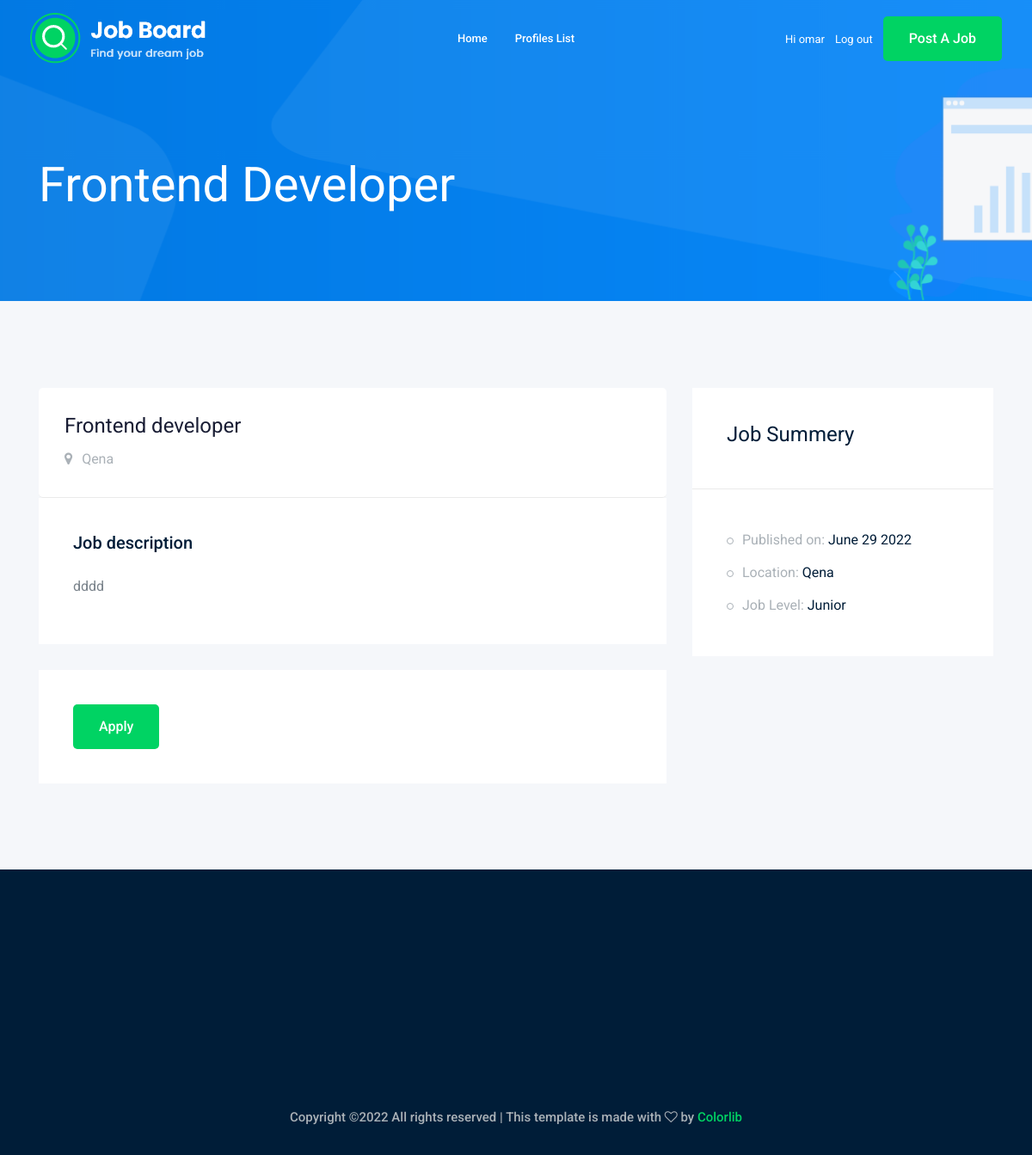
Page /job/7/ (signed in) on the committed database.
### accounts/models.py (models this page shows)
class CustomUser(AbstractUser):
    LEVELS = (
        ('JR', 'Junior'),
        ('MID', 'Mid-Level'),
        ('SR', 'Senior'),
    )
    national_id = models.PositiveIntegerField(null=True)
    city = models.CharField(max_length=50, null=True)
    bio = models.TextField(null=True)
    experience_level = models.CharField(
        choices=LEVELS, max_length=3, default='JR',)
    programming_languages = TAGS

### jobs/models.py (models this page shows, shortened)
class Job(models.Model):
    LEVELS = (
        ("JR", "Junior"),
        ("MID", "Mid-Level"),
        ("SR", "Senior"),
    )
    title = models.CharField(max_length=50)
    published_at = models.DateTimeField(auto_now=True)
    location = models.CharField(max_length=50)
    experience_level = models.CharField(
        choices=LEVELS,
        max_length=3,
        default="JR",
    )
    description = models.TextField()
    employee = models.ForeignKey(
        get_user_model(), on_delete=models.CASCADE, related_name="job"
    )

### jobs/views.py (the view)
# urls.py: path('job/<int:pk>/', JobDetailView.as_view(), name='job_detail'),
class JobDetailView(LoginRequiredMixin, DetailView):
    model = Job
    template_name = "jobs/job_detail.html"

### templates/jobs/job_detail.html (shortened to what this page needs)
{% extends 'base.html' %}
{% block content %}
    <div class="bradcam_area bradcam_bg_1">
        <div class="container">
            <div class="row">
                <div class="col-xl-12">
                    <div class="bradcam_text">
                        <h3>{{job.title}}</h3>
                    </div>
                </div>
            </div>
        </div>
    </div>
    <div class="job_details_area">
        <div class="container">
            <div class="row">
                <div class="col-lg-8">
                    <div class="job_details_header">
                        <div class="single_jobs white-bg d-flex justify-content-between">
                            <div class="jobs_left d-flex align-items-center">
                                <div class="jobs_conetent">
                                    <a href="#"><h4>{{job.title}}</h4></a>
                                    <div class="links_locat d-flex align-items-center">
                                        <div class="location">
                                            <p> <i class="fa fa-map-marker"></i> {{job.location}}</p>
                                        </div>
                                    </div>
                                </div>
                            </div>
                        </div>
                    </div>
                    <div class="descript_wrap white-bg">
                        <div class="single_wrap">
                            <h4>Job description</h4>
                            <p>{{job.description}}</p>
                        </div>
                    </div>
                    <div class="apply_job_form white-bg">
                                            <form action="#">
                                                <div class="row">
                                                    <div class="col-md-12">
                                                        <div class="submit_btn">
                                                            <a href="{% url 'job_apply' job.pk %}" class="boxed-btn3">
                                                                Apply
                                                            </a>
                                                        </div>
                                                    </div>
                                                </div>
                                            </form>
                    </div>
                </div>
                <div class="col-lg-4">
                    <div class="job_sumary">
                        <div class="summery_header">
                            <h3>Job Summery</h3>
                        </div>
                        <div class="job_content">
                            <ul>
                                <li>Published on: <span>{{job.published_at|date:"F d Y"}}</span></li>
                                <li>Location: <span>{{job.location}}</span></li>
                                <li>Job Level: <span>{{job.get_experience_level_display}}</span></li>
                            </ul>
                        </div>
                    </div>
                </div>
            </div>
        </div>
    </div>
{% endblock content %}

### templates/base.html (shortened to what this page needs)
{% load static %}
<!doctype html>
<html class="no-js" lang="zxx">
<head>
    <link rel="stylesheet" href="https://cdn.jsdelivr.net/npm/bootstrap@4.6.1/dist/css/bootstrap.min.css">
    <link rel="stylesheet" href="{% static 'css/bootstrap.min.css' %} ">
    <link rel="stylesheet" href="{% static 'css/owl.carousel.min.css' %}">
    <link rel="stylesheet" href="{% static 'css/magnific-popup.css' %}">
    <link rel="stylesheet" href="{% static 'css/font-awesome.min.css' %}">
    <link rel="stylesheet" href="{% static 'css/themify-icons.css' %}">
    <link rel="stylesheet" href="{% static 'css/nice-select.css' %}">
    <link rel="stylesheet" href="{% static 'css/flaticon.css' %}">
    <link rel="stylesheet" href="{% static 'css/jquery-ui.css' %}">
    <link rel="stylesheet" href="{% static 'css/gijgo.css' %}">
    <link rel="stylesheet" href="{% static 'css/animate.min.css' %}">
    <link rel="stylesheet" href="{% static 'css/slicknav.css' %}">
    <link rel="stylesheet" href="{% static 'css/style.css' %}">
</head>
<body>
    <header>
        <div class="header-area ">
            <div id="sticky-header" class="main-header-area">
                <div class="container-fluid ">
                    <div class="header_bottom_border">
                        <div class="row align-items-center">
                            <div class="col-xl-3 col-lg-2">
                                <div class="logo">
                                    <a href="index.html">
                                        <img src="img/logo.png" alt="">
                                    </a>
                                </div>
                            </div>
                            <div class="col-xl-6 col-lg-7">
                                <div class="main-menu  d-none d-lg-block">
                                    <nav>
                                        <ul id="navigation">
                                            <li><a href="{% url 'job_list' %}">
                                                home</a></li>
                                                <li><a href="{% url 'profile_list' %}">
                                                    Profiles list</a></li>
                                        </ul>
                                    </nav>
                                </div>
                            </div>
                            <div class="col-xl-3 col-lg-3 d-none d-lg-block">
                                <div class="Appointment">
                                    {% if user.is_authenticated %}
                                    <div class="phone_num d-none d-xl-block">
                                        <a href="{% url 'profile_detail' user.profile.pk  %}">Hi {{ user.username }}</a>
                                    </div>
                                    <div class="phone_num d-none d-xl-block">
                                        <a href="{% url 'logout' %}">Log out</a>
                                    </div>
                                    {% else %}
                                    <div class="phone_num d-none d-xl-block">
                                        <a href="{% url 'login' %}">Log in</a>
                                    </div>
                                    {% endif%}
                                    <div class="d-none d-lg-block">
                                        <a class="boxed-btn3" href="{% url 'new_job' %}">Post a Job</a>
                                    </div>
                                </div>
                            </div>
                            <div class="col-12">
                            </div>
                        </div>
                    </div>
                </div>
            </div>
        </div>
    </header>
{% block content %}
{% endblock content %}
    <footer class="footer">
        <div class="footer_top">
        </div>
        <div class="copy-right_text wow fadeInUp" data-wow-duration="1.4s" data-wow-delay=".3s">
            <div class="container">
                    <div class="col-xl-12">
                        <p class="copy_right text-center">
Copyright &copy;<script>document.write(new Date().getFullYear());</script> All rights reserved | This template is made with <i class="fa fa-heart-o" aria-hidden="true"></i> by <a href="https://colorlib.com" target="_blank">Colorlib</a>
                        </p>
                    </div>
                </div>
            </div>
    </footer>
</body>
</html>

### rows in the picture
CustomUser: username "omar"
Job: title "Frontend Developer", title "Frontend developer", location "Qena", description "dddd", published_at "June 29 2022", experience_level "Junior"
